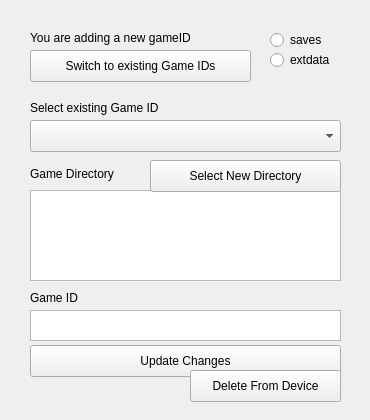
<?xml version="1.0" encoding="UTF-8"?>
<ui version="4.0">
 <class>GameIDManager</class>
 <widget class="QDialog" name="GameIDManager">
  <property name="geometry">
   <rect>
    <x>0</x>
    <y>0</y>
    <width>370</width>
    <height>420</height>
   </rect>
  </property>
  <property name="windowTitle">
   <string>Game IDs</string>
  </property>
  <widget class="QStackedWidget" name="stackedWidget">
   <property name="geometry">
    <rect>
     <x>10</x>
     <y>100</y>
     <width>351</width>
     <height>311</height>
    </rect>
   </property>
   <property name="currentIndex">
    <number>1</number>
   </property>
   <widget class="QWidget" name="newGameIDWidget">
    <widget class="QPlainTextEdit" name="directoryText">
     <property name="geometry">
      <rect>
       <x>20</x>
       <y>55</y>
       <width>311</width>
       <height>91</height>
      </rect>
     </property>
    </widget>
    <widget class="QPlainTextEdit" name="gameIDText">
     <property name="geometry">
      <rect>
       <x>20</x>
       <y>200</y>
       <width>311</width>
       <height>31</height>
      </rect>
     </property>
     <property name="toolTip">
      <string/>
     </property>
     <property name="lineWrapMode">
      <enum>QPlainTextEdit::NoWrap</enum>
     </property>
    </widget>
    <widget class="QLabel" name="label">
     <property name="geometry">
      <rect>
       <x>20</x>
       <y>180</y>
       <width>161</width>
       <height>16</height>
      </rect>
     </property>
     <property name="text">
      <string>Enter an ID for this game</string>
     </property>
    </widget>
    <widget class="QPushButton" name="selectDirectoryButton">
     <property name="geometry">
      <rect>
       <x>20</x>
       <y>20</y>
       <width>311</width>
       <height>32</height>
      </rect>
     </property>
     <property name="text">
      <string>Select Directory</string>
     </property>
    </widget>
    <widget class="QPushButton" name="addGameIDButton">
     <property name="geometry">
      <rect>
       <x>20</x>
       <y>240</y>
       <width>311</width>
       <height>32</height>
      </rect>
     </property>
     <property name="text">
      <string>Add New Game ID</string>
     </property>
    </widget>
    <widget class="QPushButton" name="resetDirectoryButton">
     <property name="geometry">
      <rect>
       <x>240</x>
       <y>150</y>
       <width>91</width>
       <height>32</height>
      </rect>
     </property>
     <property name="text">
      <string>Reset</string>
     </property>
    </widget>
    <widget class="QLabel" name="label_2">
     <property name="geometry">
      <rect>
       <x>20</x>
       <y>0</y>
       <width>131</width>
       <height>16</height>
      </rect>
     </property>
     <property name="text">
      <string>Game Save Directory</string>
     </property>
    </widget>
   </widget>
   <widget class="QWidget" name="existingGameIDWidget">
    <widget class="QComboBox" name="gameIDComboBox">
     <property name="geometry">
      <rect>
       <x>20</x>
       <y>20</y>
       <width>311</width>
       <height>32</height>
      </rect>
     </property>
    </widget>
    <widget class="QLabel" name="label_4">
     <property name="geometry">
      <rect>
       <x>20</x>
       <y>0</y>
       <width>191</width>
       <height>16</height>
      </rect>
     </property>
     <property name="text">
      <string>Select existing Game ID</string>
     </property>
    </widget>
    <widget class="QPlainTextEdit" name="existingDirectoryText">
     <property name="geometry">
      <rect>
       <x>20</x>
       <y>90</y>
       <width>311</width>
       <height>91</height>
      </rect>
     </property>
    </widget>
    <widget class="QPlainTextEdit" name="existingGameIDText">
     <property name="geometry">
      <rect>
       <x>20</x>
       <y>210</y>
       <width>311</width>
       <height>31</height>
      </rect>
     </property>
     <property name="toolTip">
      <string/>
     </property>
     <property name="lineWrapMode">
      <enum>QPlainTextEdit::NoWrap</enum>
     </property>
    </widget>
    <widget class="QLabel" name="label_3">
     <property name="geometry">
      <rect>
       <x>20</x>
       <y>190</y>
       <width>161</width>
       <height>16</height>
      </rect>
     </property>
     <property name="text">
      <string>Game ID</string>
     </property>
    </widget>
    <widget class="QPushButton" name="existingDirectoryButton">
     <property name="geometry">
      <rect>
       <x>140</x>
       <y>60</y>
       <width>191</width>
       <height>32</height>
      </rect>
     </property>
     <property name="text">
      <string>Select New Directory</string>
     </property>
    </widget>
    <widget class="QPushButton" name="updateGameIDButton">
     <property name="geometry">
      <rect>
       <x>20</x>
       <y>245</y>
       <width>311</width>
       <height>32</height>
      </rect>
     </property>
     <property name="text">
      <string>Update Changes</string>
     </property>
    </widget>
    <widget class="QPushButton" name="deleteGameIDButton">
     <property name="geometry">
      <rect>
       <x>180</x>
       <y>270</y>
       <width>151</width>
       <height>32</height>
      </rect>
     </property>
     <property name="text">
      <string>Delete From Device</string>
     </property>
    </widget>
    <widget class="QLabel" name="label_5">
     <property name="geometry">
      <rect>
       <x>20</x>
       <y>66</y>
       <width>101</width>
       <height>16</height>
      </rect>
     </property>
     <property name="text">
      <string>Game Directory</string>
     </property>
    </widget>
   </widget>
  </widget>
  <widget class="QPushButton" name="switchModeButton">
   <property name="geometry">
    <rect>
     <x>30</x>
     <y>50</y>
     <width>221</width>
     <height>32</height>
    </rect>
   </property>
   <property name="text">
    <string>Switch to existing Game IDs</string>
   </property>
  </widget>
  <widget class="QLabel" name="activityLabel">
   <property name="geometry">
    <rect>
     <x>30</x>
     <y>30</y>
     <width>251</width>
     <height>16</height>
    </rect>
   </property>
   <property name="text">
    <string>You are adding a new gameID</string>
   </property>
  </widget>
  <widget class="QRadioButton" name="extdataRadio">
   <property name="geometry">
    <rect>
     <x>270</x>
     <y>50</y>
     <width>71</width>
     <height>20</height>
    </rect>
   </property>
   <property name="text">
    <string>extdata</string>
   </property>
  </widget>
  <widget class="QRadioButton" name="saveRadio">
   <property name="geometry">
    <rect>
     <x>270</x>
     <y>30</y>
     <width>61</width>
     <height>20</height>
    </rect>
   </property>
   <property name="text">
    <string>saves</string>
   </property>
  </widget>
 </widget>
 <resources/>
 <connections/>
</ui>
